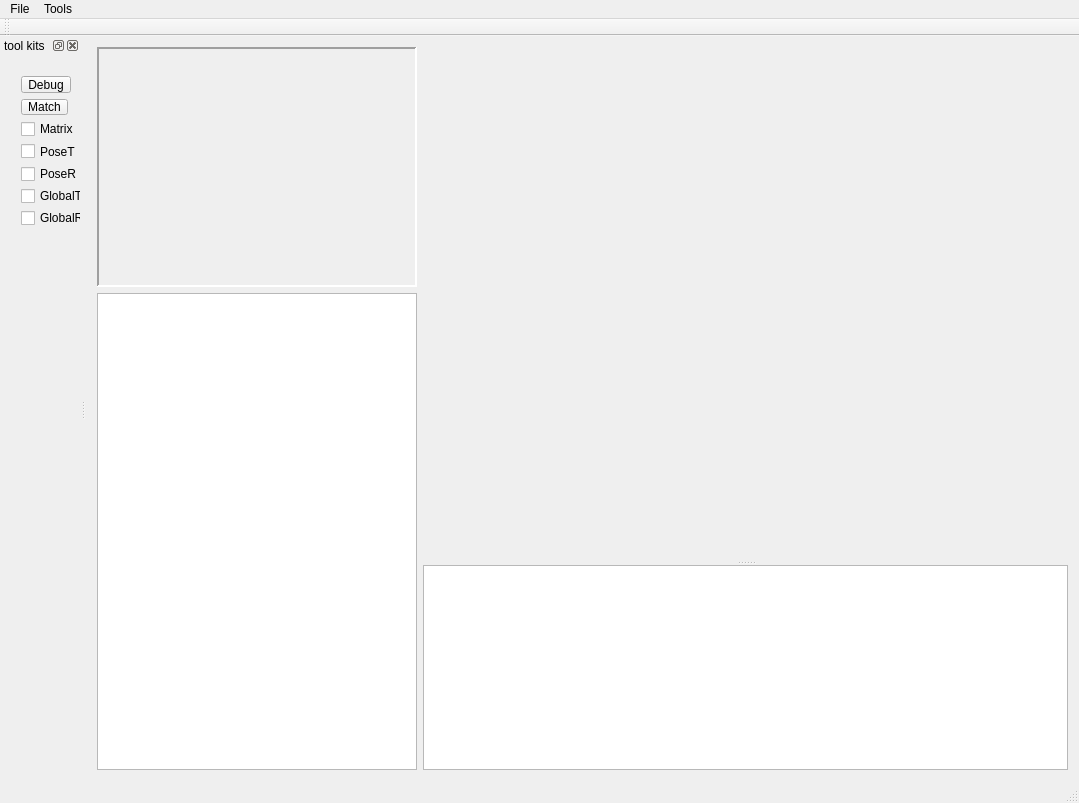
<?xml version="1.0" encoding="UTF-8"?>
<ui version="4.0">
 <class>VOMainWindow</class>
 <widget class="QMainWindow" name="VOMainWindow">
  <property name="geometry">
   <rect>
    <x>0</x>
    <y>0</y>
    <width>1079</width>
    <height>803</height>
   </rect>
  </property>
  <property name="minimumSize">
   <size>
    <width>1056</width>
    <height>720</height>
   </size>
  </property>
  <property name="windowTitle">
   <string>VOMainWindow</string>
  </property>
  <widget class="QWidget" name="centralWidget">
   <property name="sizePolicy">
    <sizepolicy hsizetype="Preferred" vsizetype="Preferred">
     <horstretch>0</horstretch>
     <verstretch>0</verstretch>
    </sizepolicy>
   </property>
   <layout class="QHBoxLayout" name="horizontalLayout_2">
    <item>
     <layout class="QHBoxLayout" name="horizontalLayout">
      <item>
       <layout class="QVBoxLayout" name="verticalLayout_2">
        <item>
         <widget class="QLabel" name="cameraOutput">
          <property name="sizePolicy">
           <sizepolicy hsizetype="Fixed" vsizetype="Fixed">
            <horstretch>0</horstretch>
            <verstretch>0</verstretch>
           </sizepolicy>
          </property>
          <property name="minimumSize">
           <size>
            <width>320</width>
            <height>240</height>
           </size>
          </property>
          <property name="maximumSize">
           <size>
            <width>640</width>
            <height>480</height>
           </size>
          </property>
          <property name="autoFillBackground">
           <bool>true</bool>
          </property>
          <property name="frameShape">
           <enum>QFrame::Panel</enum>
          </property>
          <property name="frameShadow">
           <enum>QFrame::Sunken</enum>
          </property>
          <property name="lineWidth">
           <number>2</number>
          </property>
          <property name="text">
           <string/>
          </property>
         </widget>
        </item>
        <item>
         <widget class="QTextEdit" name="shellInput">
          <property name="sizePolicy">
           <sizepolicy hsizetype="Fixed" vsizetype="Expanding">
            <horstretch>0</horstretch>
            <verstretch>0</verstretch>
           </sizepolicy>
          </property>
          <property name="minimumSize">
           <size>
            <width>320</width>
            <height>0</height>
           </size>
          </property>
         </widget>
        </item>
       </layout>
      </item>
      <item>
       <widget class="QSplitter" name="splitter">
        <property name="sizePolicy">
         <sizepolicy hsizetype="Preferred" vsizetype="Expanding">
          <horstretch>0</horstretch>
          <verstretch>0</verstretch>
         </sizepolicy>
        </property>
        <property name="orientation">
         <enum>Qt::Vertical</enum>
        </property>
        <widget class="Viewer" name="trackView" native="true">
         <property name="sizePolicy">
          <sizepolicy hsizetype="Expanding" vsizetype="Preferred">
           <horstretch>0</horstretch>
           <verstretch>0</verstretch>
          </sizepolicy>
         </property>
         <property name="minimumSize">
          <size>
           <width>640</width>
           <height>480</height>
          </size>
         </property>
        </widget>
        <widget class="QTextBrowser" name="debugOutput">
         <property name="sizePolicy">
          <sizepolicy hsizetype="Expanding" vsizetype="Preferred">
           <horstretch>0</horstretch>
           <verstretch>0</verstretch>
          </sizepolicy>
         </property>
         <property name="minimumSize">
          <size>
           <width>640</width>
           <height>160</height>
          </size>
         </property>
         <property name="font">
          <font>
           <family>Arial</family>
          </font>
         </property>
        </widget>
       </widget>
      </item>
     </layout>
    </item>
   </layout>
  </widget>
  <widget class="QMenuBar" name="menuBar">
   <property name="geometry">
    <rect>
     <x>0</x>
     <y>0</y>
     <width>1079</width>
     <height>22</height>
    </rect>
   </property>
   <widget class="QMenu" name="menuFile">
    <property name="title">
     <string>File</string>
    </property>
    <addaction name="actionOpen_VideoFile"/>
    <addaction name="actionOpen_Camera"/>
    <addaction name="actionSave_File"/>
    <addaction name="actionLoad_File"/>
   </widget>
   <widget class="QMenu" name="menuTools">
    <property name="title">
     <string>Tools</string>
    </property>
    <addaction name="actionShow_Dock"/>
    <addaction name="actionHide_Dock"/>
   </widget>
   <addaction name="menuFile"/>
   <addaction name="menuTools"/>
  </widget>
  <widget class="QToolBar" name="mainToolBar">
   <attribute name="toolBarArea">
    <enum>TopToolBarArea</enum>
   </attribute>
   <attribute name="toolBarBreak">
    <bool>false</bool>
   </attribute>
  </widget>
  <widget class="QStatusBar" name="statusBar"/>
  <widget class="QDockWidget" name="dockWidget">
   <property name="sizePolicy">
    <sizepolicy hsizetype="Fixed" vsizetype="Preferred">
     <horstretch>0</horstretch>
     <verstretch>0</verstretch>
    </sizepolicy>
   </property>
   <property name="minimumSize">
    <size>
     <width>80</width>
     <height>157</height>
    </size>
   </property>
   <property name="floating">
    <bool>false</bool>
   </property>
   <property name="windowTitle">
    <string>tool kits</string>
   </property>
   <attribute name="dockWidgetArea">
    <number>1</number>
   </attribute>
   <widget class="QWidget" name="dockWidgetContents">
    <widget class="QWidget" name="layoutWidget">
     <property name="geometry">
      <rect>
       <x>10</x>
       <y>10</y>
       <width>116</width>
       <height>172</height>
      </rect>
     </property>
     <layout class="QVBoxLayout" name="verticalLayout">
      <item>
       <widget class="QToolButton" name="debugDialogBtn1">
        <property name="text">
         <string>Debug</string>
        </property>
       </widget>
      </item>
      <item>
       <widget class="QToolButton" name="matchDialogBtn">
        <property name="text">
         <string>Match</string>
        </property>
       </widget>
      </item>
      <item>
       <widget class="QCheckBox" name="showMatrix">
        <property name="text">
         <string>Matrix</string>
        </property>
       </widget>
      </item>
      <item>
       <widget class="QCheckBox" name="showPoseT">
        <property name="text">
         <string>PoseT</string>
        </property>
       </widget>
      </item>
      <item>
       <widget class="QCheckBox" name="showPoseR">
        <property name="text">
         <string>PoseR</string>
        </property>
       </widget>
      </item>
      <item>
       <widget class="QCheckBox" name="showGlobalT">
        <property name="text">
         <string>GlobalT</string>
        </property>
       </widget>
      </item>
      <item>
       <widget class="QCheckBox" name="showGlobalR">
        <property name="text">
         <string>GlobalR</string>
        </property>
       </widget>
      </item>
     </layout>
    </widget>
   </widget>
  </widget>
  <action name="actionOpen_VideoFile">
   <property name="text">
    <string>Open Video File</string>
   </property>
  </action>
  <action name="actionSave_File">
   <property name="text">
    <string>Save File</string>
   </property>
  </action>
  <action name="actionShow_Dock">
   <property name="text">
    <string>Show Dock</string>
   </property>
  </action>
  <action name="actionHide_Dock">
   <property name="text">
    <string>Hide Dock</string>
   </property>
  </action>
  <action name="actionOpen_Camera">
   <property name="text">
    <string>Open Camera</string>
   </property>
  </action>
  <action name="actionLoad_File">
   <property name="text">
    <string>Load File</string>
   </property>
  </action>
 </widget>
 <layoutdefault spacing="6" margin="11"/>
 <customwidgets>
  <customwidget>
   <class>Viewer</class>
   <extends></extends>
   <header>interface.h</header>
  </customwidget>
 </customwidgets>
 <resources/>
 <connections/>
</ui>
